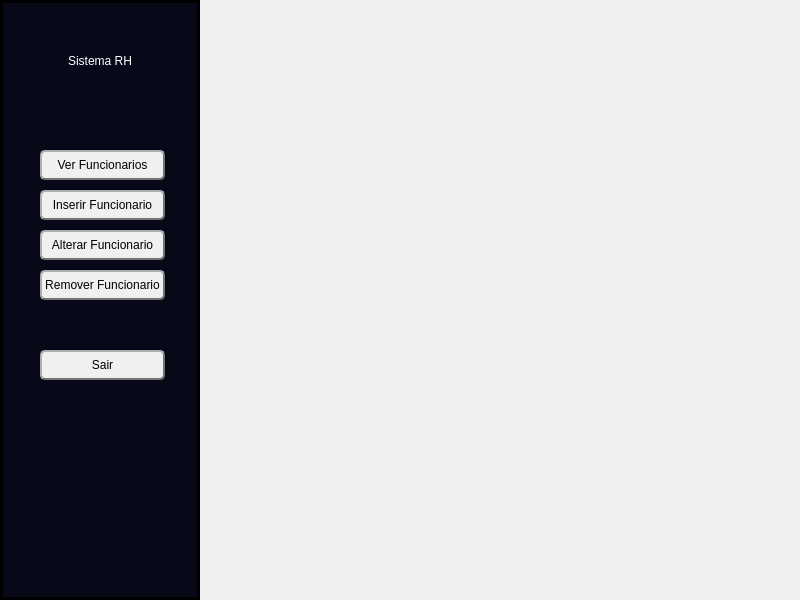
<?xml version="1.0" encoding="UTF-8"?>
<ui version="4.0">
 <class>TelaPrincipal</class>
 <widget class="QWidget" name="TelaPrincipal">
  <property name="geometry">
   <rect>
    <x>0</x>
    <y>0</y>
    <width>800</width>
    <height>600</height>
   </rect>
  </property>
  <property name="windowTitle">
   <string>Sistema RH</string>
  </property>
  <property name="windowIcon">
   <iconset theme="accessories-text-editor"/>
  </property>
  <layout class="QHBoxLayout" name="layoutTelaPrincipal" stretch="1,3">
   <property name="spacing">
    <number>1</number>
   </property>
   <property name="leftMargin">
    <number>0</number>
   </property>
   <property name="topMargin">
    <number>0</number>
   </property>
   <property name="rightMargin">
    <number>0</number>
   </property>
   <property name="bottomMargin">
    <number>0</number>
   </property>
   <item>
    <widget class="QWidget" name="MenuLateral" native="true">
     <property name="styleSheet">
      <string notr="true">QWidget#MenuLateral {
background-color: rgb(7, 8, 24);
border: 3px solid rgb(0, 0, 0);
}

QPushButton{
padding:  5px 3px 5px 3px;
border: 2px outset rgb(116, 116, 116);
background-color: #f0f0f0;
border-radius: 5px;
}

QPushButton:hover{
background-color: rgb(159, 159, 159)
}

QPushButton:pressed{
background-color: #f2f2f2;
border-style: inset;
}</string>
     </property>
     <widget class="QPushButton" name="botaoVerFuncionarios">
      <property name="geometry">
       <rect>
        <x>40</x>
        <y>150</y>
        <width>125</width>
        <height>30</height>
       </rect>
      </property>
      <property name="text">
       <string>Ver Funcionarios</string>
      </property>
     </widget>
     <widget class="QPushButton" name="botaoInserirFuncionarios">
      <property name="geometry">
       <rect>
        <x>40</x>
        <y>190</y>
        <width>125</width>
        <height>30</height>
       </rect>
      </property>
      <property name="text">
       <string>Inserir Funcionario</string>
      </property>
     </widget>
     <widget class="QPushButton" name="botaoAlterarFuncionarios">
      <property name="geometry">
       <rect>
        <x>40</x>
        <y>230</y>
        <width>125</width>
        <height>30</height>
       </rect>
      </property>
      <property name="text">
       <string>Alterar Funcionario</string>
      </property>
     </widget>
     <widget class="QPushButton" name="botaoRemoverFuncionarios">
      <property name="geometry">
       <rect>
        <x>40</x>
        <y>270</y>
        <width>125</width>
        <height>30</height>
       </rect>
      </property>
      <property name="text">
       <string>Remover Funcionario</string>
      </property>
     </widget>
     <widget class="QPushButton" name="botaoSair">
      <property name="geometry">
       <rect>
        <x>40</x>
        <y>350</y>
        <width>125</width>
        <height>30</height>
       </rect>
      </property>
      <property name="text">
       <string>Sair</string>
      </property>
     </widget>
     <widget class="QLabel" name="logoMenuLateral">
      <property name="geometry">
       <rect>
        <x>30</x>
        <y>10</y>
        <width>140</width>
        <height>101</height>
       </rect>
      </property>
      <property name="styleSheet">
       <string notr="true">font: 700 24pt &quot;Segoe UI&quot;;
color: white;</string>
      </property>
      <property name="text">
       <string>Sistema RH</string>
      </property>
      <property name="alignment">
       <set>Qt::AlignCenter</set>
      </property>
      <property name="wordWrap">
       <bool>true</bool>
      </property>
     </widget>
    </widget>
   </item>
   <item>
    <widget class="QWidget" name="CaixaConteudo" native="true">
     <property name="styleSheet">
      <string notr="true"/>
     </property>
    </widget>
   </item>
  </layout>
 </widget>
 <resources/>
 <connections/>
</ui>
